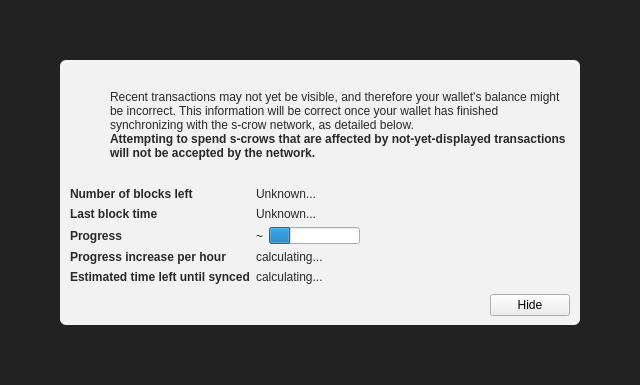
<?xml version="1.0" encoding="UTF-8"?>
<ui version="4.0">
 <class>ModalOverlay</class>
 <widget class="ModalOverlay" name="ModalOverlay">
  <property name="geometry">
   <rect>
    <x>0</x>
    <y>0</y>
    <width>640</width>
    <height>385</height>
   </rect>
  </property>
  <property name="windowTitle">
   <string>Form</string>
  </property>
  <layout class="QVBoxLayout" name="verticalLayout" stretch="0">
   <property name="sizeConstraint">
    <enum>QLayout::SetDefaultConstraint</enum>
   </property>
   <property name="leftMargin">
    <number>0</number>
   </property>
   <property name="topMargin">
    <number>0</number>
   </property>
   <property name="rightMargin">
    <number>0</number>
   </property>
   <property name="bottomMargin">
    <number>0</number>
   </property>
   <item>
    <widget class="QWidget" name="bgWidget" native="true">
     <property name="styleSheet">
      <string notr="true">#bgWidget { background: rgba(0,0,0,220); }</string>
     </property>
     <layout class="QVBoxLayout" name="verticalLayoutMain" stretch="1">
      <property name="leftMargin">
       <number>60</number>
      </property>
      <property name="topMargin">
       <number>60</number>
      </property>
      <property name="rightMargin">
       <number>60</number>
      </property>
      <property name="bottomMargin">
       <number>60</number>
      </property>
      <item>
       <widget class="QWidget" name="contentWidget" native="true">
        <property name="styleSheet">
         <string notr="true">#contentWidget { background: rgba(255,255,255,240); border-radius: 6px; }

QLabel { color: rgb(40,40,40);  }</string>
        </property>
        <layout class="QVBoxLayout" name="verticalLayoutSub" stretch="1,0,0,0">
         <property name="spacing">
          <number>0</number>
         </property>
         <property name="leftMargin">
          <number>10</number>
         </property>
         <property name="topMargin">
          <number>10</number>
         </property>
         <property name="rightMargin">
          <number>10</number>
         </property>
         <property name="bottomMargin">
          <number>10</number>
         </property>
         <item>
          <layout class="QHBoxLayout" name="horizontalLayoutIconText" stretch="0,1">
           <property name="topMargin">
            <number>20</number>
           </property>
           <item>
            <layout class="QVBoxLayout" name="verticalLayoutIcon">
             <property name="leftMargin">
              <number>0</number>
             </property>
             <item>
              <widget class="QPushButton" name="warningIcon">
               <property name="enabled">
                <bool>false</bool>
               </property>
               <property name="text">
                <string/>
               </property>
               <property name="icon">
                <iconset>
                 <normaloff>:/icons/warning</normaloff>
                 <disabledoff>:/icons/warning</disabledoff>:/icons/warning</iconset>
               </property>
               <property name="iconSize">
                <size>
                 <width>48</width>
                 <height>48</height>
                </size>
               </property>
               <property name="flat">
                <bool>true</bool>
               </property>
              </widget>
             </item>
             <item>
              <spacer name="verticalSpacerWarningIcon">
               <property name="orientation">
                <enum>Qt::Vertical</enum>
               </property>
               <property name="sizeHint" stdset="0">
                <size>
                 <width>20</width>
                 <height>40</height>
                </size>
               </property>
              </spacer>
             </item>
            </layout>
           </item>
           <item>
            <layout class="QVBoxLayout" name="verticalLayoutInfoText">
             <property name="leftMargin">
              <number>0</number>
             </property>
             <property name="topMargin">
              <number>0</number>
             </property>
             <item>
              <widget class="QLabel" name="infoText">
               <property name="text">
                <string>Recent transactions may not yet be visible, and therefore your wallet's balance might be incorrect. This information will be correct once your wallet has finished synchronizing with the s-crow network, as detailed below.</string>
               </property>
               <property name="textFormat">
                <enum>Qt::RichText</enum>
               </property>
               <property name="wordWrap">
                <bool>true</bool>
               </property>
              </widget>
             </item>
             <item>
              <widget class="QLabel" name="infoTextStrong">
               <property name="font">
                <font>
                 <weight>75</weight>
                 <bold>true</bold>
                </font>
               </property>
               <property name="text">
                <string>Attempting to spend s-crows that are affected by not-yet-displayed transactions will not be accepted by the network.</string>
               </property>
               <property name="textFormat">
                <enum>Qt::RichText</enum>
               </property>
               <property name="wordWrap">
                <bool>true</bool>
               </property>
              </widget>
             </item>
             <item>
              <spacer name="verticalSpacerInTextSpace">
               <property name="orientation">
                <enum>Qt::Vertical</enum>
               </property>
               <property name="sizeHint" stdset="0">
                <size>
                 <width>20</width>
                 <height>40</height>
                </size>
               </property>
              </spacer>
             </item>
            </layout>
           </item>
          </layout>
         </item>
         <item>
          <spacer name="verticalSpacerAfterText">
           <property name="orientation">
            <enum>Qt::Vertical</enum>
           </property>
           <property name="sizeHint" stdset="0">
            <size>
             <width>20</width>
             <height>40</height>
            </size>
           </property>
          </spacer>
         </item>
         <item>
          <layout class="QFormLayout" name="formLayout">
           <property name="fieldGrowthPolicy">
            <enum>QFormLayout::FieldsStayAtSizeHint</enum>
           </property>
           <property name="horizontalSpacing">
            <number>6</number>
           </property>
           <property name="verticalSpacing">
            <number>6</number>
           </property>
           <property name="topMargin">
            <number>10</number>
           </property>
           <item row="0" column="0">
            <widget class="QLabel" name="labelNumberOfBlocksLeft">
             <property name="font">
              <font>
               <weight>75</weight>
               <bold>true</bold>
              </font>
             </property>
             <property name="text">
              <string>Number of blocks left</string>
             </property>
            </widget>
           </item>
           <item row="0" column="1">
            <widget class="QLabel" name="numberOfBlocksLeft">
             <property name="text">
              <string>Unknown...</string>
             </property>
            </widget>
           </item>
           <item row="1" column="0">
            <widget class="QLabel" name="labelLastBlockTime">
             <property name="font">
              <font>
               <weight>75</weight>
               <bold>true</bold>
              </font>
             </property>
             <property name="text">
              <string>Last block time</string>
             </property>
            </widget>
           </item>
           <item row="1" column="1">
            <widget class="QLabel" name="newestBlockDate">
             <property name="sizePolicy">
              <sizepolicy hsizetype="Maximum" vsizetype="Preferred">
               <horstretch>0</horstretch>
               <verstretch>0</verstretch>
              </sizepolicy>
             </property>
             <property name="text">
              <string>Unknown...</string>
             </property>
            </widget>
           </item>
           <item row="2" column="0">
            <widget class="QLabel" name="labelSyncDone">
             <property name="font">
              <font>
               <weight>75</weight>
               <bold>true</bold>
              </font>
             </property>
             <property name="text">
              <string>Progress</string>
             </property>
            </widget>
           </item>
           <item row="2" column="1">
            <layout class="QHBoxLayout" name="horizontalLayoutSync" stretch="0,1">
             <item>
              <widget class="QLabel" name="percentageProgress">
               <property name="text">
                <string notr="true">~</string>
               </property>
              </widget>
             </item>
             <item>
              <widget class="QProgressBar" name="progressBar">
               <property name="value">
                <number>24</number>
               </property>
               <property name="format">
                <string/>
               </property>
              </widget>
             </item>
            </layout>
           </item>
           <item row="4" column="0">
            <widget class="QLabel" name="labelProgressIncrease">
             <property name="font">
              <font>
               <weight>75</weight>
               <bold>true</bold>
              </font>
             </property>
             <property name="text">
              <string>Progress increase per hour</string>
             </property>
            </widget>
           </item>
           <item row="4" column="1">
            <widget class="QLabel" name="progressIncreasePerH">
             <property name="text">
              <string>calculating...</string>
             </property>
            </widget>
           </item>
           <item row="5" column="0">
            <widget class="QLabel" name="labelEstimatedTimeLeft">
             <property name="font">
              <font>
               <weight>75</weight>
               <bold>true</bold>
              </font>
             </property>
             <property name="text">
              <string>Estimated time left until synced</string>
             </property>
            </widget>
           </item>
           <item row="5" column="1">
            <widget class="QLabel" name="expectedTimeLeft">
             <property name="text">
              <string>calculating...</string>
             </property>
            </widget>
           </item>
          </layout>
         </item>
         <item>
          <layout class="QHBoxLayout" name="horizontalLayoutButtons">
           <property name="leftMargin">
            <number>10</number>
           </property>
           <property name="topMargin">
            <number>10</number>
           </property>
           <item>
            <spacer name="horizontalSpacer">
             <property name="orientation">
              <enum>Qt::Horizontal</enum>
             </property>
             <property name="sizeHint" stdset="0">
              <size>
               <width>40</width>
               <height>20</height>
              </size>
             </property>
            </spacer>
           </item>
           <item>
            <widget class="QPushButton" name="closeButton">
             <property name="text">
              <string>Hide</string>
             </property>
            </widget>
           </item>
          </layout>
         </item>
        </layout>
       </widget>
      </item>
     </layout>
    </widget>
   </item>
  </layout>
 </widget>
 <customwidgets>
  <customwidget>
   <class>ModalOverlay</class>
   <extends>QWidget</extends>
   <header>modaloverlay.h</header>
   <container>1</container>
  </customwidget>
 </customwidgets>
 <resources/>
 <connections/>
</ui>
